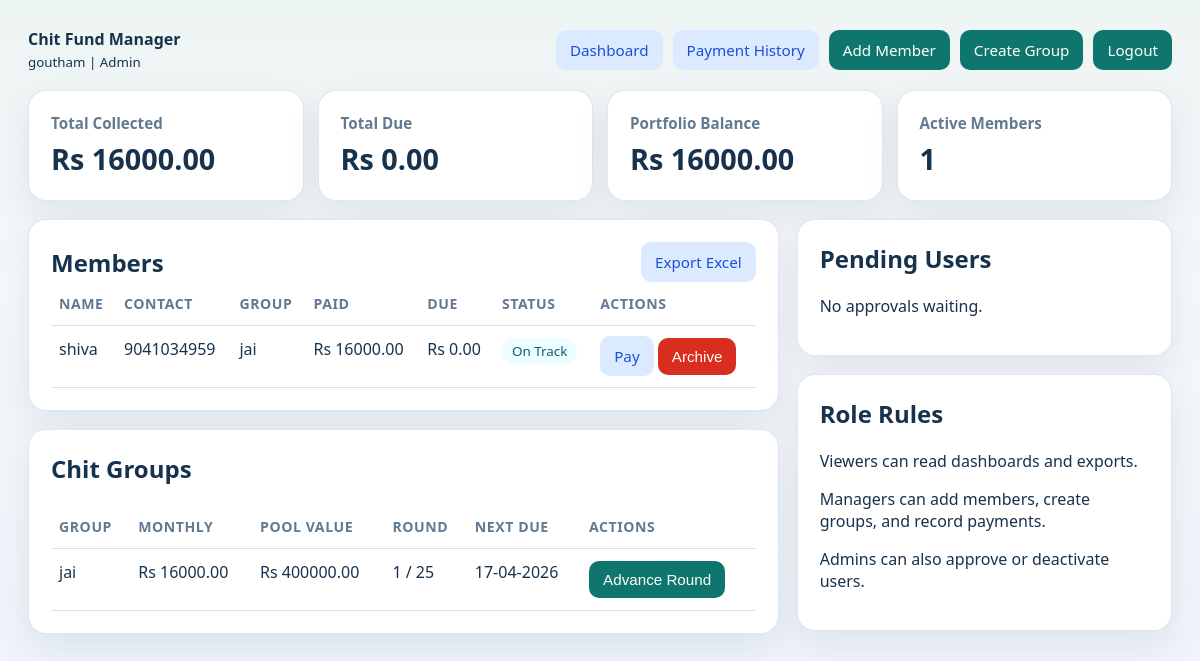
Screenshot of / (signed in) with the database file from the repository.
### gou_app/models.py (models this page shows)
class AuditMixin:
    created_at = db.Column(db.DateTime, nullable=False, default=utcnow)
    updated_at = db.Column(db.DateTime, nullable=False, default=utcnow, onupdate=utcnow)
    created_by = db.Column(db.Integer, nullable=True)
    updated_by = db.Column(db.Integer, nullable=True)
    deleted = db.Column(db.Boolean, nullable=False, default=False)

class User(UserMixin, db.Model, AuditMixin):
    id = db.Column(db.Integer, primary_key=True)
    username = db.Column(db.String(80), unique=True, nullable=False)
    email = db.Column(db.String(255), unique=True, nullable=False)
    password_hash = db.Column(db.String(255), nullable=False)
    role = db.Column(db.String(20), nullable=False, default="Viewer")
    is_approved = db.Column(db.Boolean, nullable=False, default=False)
    __table_args__ = (Index("ix_user_username", "username"),)

class Member(db.Model, AuditMixin):
    id = db.Column(db.Integer, primary_key=True)
    name = db.Column(db.String(100), nullable=False)
    email = db.Column(db.String(255), nullable=True)
    phone = db.Column(db.String(20), nullable=True)
    total_amount = db.Column(db.Numeric(10, 2), nullable=False)
    paid_amount = db.Column(db.Numeric(10, 2), nullable=False, default=Decimal("0.00"))
    group_id = db.Column(db.Integer, db.ForeignKey("chit_group.id"), nullable=True)
    group = db.relationship("ChitGroup", back_populates="members")
    payments = db.relationship("Payment", back_populates="member", lazy="select", cascade="all, delete-orphan")
    __table_args__ = (
        Index("ix_member_phone", "phone"),
        Index("ix_member_deleted", "deleted"),
    )
    @property
    def due_amount(self) -> float:
        return round(float(self.total_amount) - float(self.paid_amount), 2)
    @property
    def is_overdue(self) -> bool:
        if not self.group:
            return self.due_amount > 0
        expected = min(
            float(self.group.monthly_amount) * max(self.group.current_round, 1),
            float(self.total_amount),
        )
        return float(self.paid_amount) + 0.01 < expected

class ChitGroup(db.Model, AuditMixin):
    id = db.Column(db.Integer, primary_key=True)
    name = db.Column(db.String(120), unique=True, nullable=False)
    monthly_amount = db.Column(db.Numeric(10, 2), nullable=False)
    total_members = db.Column(db.Integer, nullable=False)
    start_date = db.Column(db.Date, nullable=False)
    current_round = db.Column(db.Integer, nullable=False, default=1)
    members = db.relationship("Member", back_populates="group", lazy="select")
    schedules = db.relationship(
        "InstallmentSchedule",
        back_populates="group",
        lazy="select",
        cascade="all, delete-orphan",
        order_by="InstallmentSchedule.round_number",
    )
    @property
    def pool_value(self) -> float:
        return round(float(self.monthly_amount) * self.total_members, 2)
    @property
    def current_due_date(self):
        if 1 <= self.current_round <= len(self.schedules):
            return self.schedules[self.current_round - 1].due_date
        return None

class InstallmentSchedule(db.Model, AuditMixin):
    id = db.Column(db.Integer, primary_key=True)
    group_id = db.Column(db.Integer, db.ForeignKey("chit_group.id"), nullable=False)
    round_number = db.Column(db.Integer, nullable=False)
    due_date = db.Column(db.Date, nullable=False)
    expected_amount = db.Column(db.Numeric(10, 2), nullable=False)
    group = db.relationship("ChitGroup", back_populates="schedules")
    __table_args__ = (Index("ix_schedule_group_round", "group_id", "round_number", unique=True),)

### gou_app/blueprints/core.py (the view)
@core_bp.route("/")
@login_required
def dashboard():
    members = Member.query.filter_by(deleted=False).order_by(Member.name).all()
    groups = ChitGroup.query.filter_by(deleted=False).order_by(ChitGroup.name).all()
    pending_users = []
    if current_user.role == "Admin":
        pending_users = User.query.filter_by(is_approved=False, deleted=False).order_by(User.created_at.asc()).all()
    total_paid = round(sum(float(member.paid_amount) for member in members), 2)
    total_due = round(sum(member.due_amount for member in members), 2)
    action_form = EmptyForm()
    round_forms = {group.id: RoundForm(next_round=str(min(group.current_round + 1, group.total_members))) for group in groups}
    return render_template(
        "dashboard.html",
        members=members,
        groups=groups,
        pending_users=pending_users,
        total_paid=total_paid,
        total_due=total_due,
        action_form=action_form,
        round_forms=round_forms,
    )

### gou_app/models.py (called while the page is built)
@login_manager.user_loader
def load_user(user_id: str) -> User | None:
    return User.query.filter_by(id=int(user_id), deleted=False).first()

### templates/dashboard.html (shortened to what this page needs)
{% extends "base.html" %}
{% block content %}
<div class="grid">
    <div class="card stat">
        <h3>Total Collected</h3>
        <strong>Rs {{ "%.2f"|format(total_paid) }}</strong>
    </div>
    <div class="card stat">
        <h3>Total Due</h3>
        <strong>Rs {{ "%.2f"|format(total_due) }}</strong>
    </div>
    <div class="card stat">
        <h3>Portfolio Balance</h3>
        <strong>Rs {{ "%.2f"|format(total_paid + total_due) }}</strong>
    </div>
    <div class="card stat">
        <h3>Active Members</h3>
        <strong>{{ members|length }}</strong>
    </div>
</div>
<div class="split">
    <div>
        <div class="card">
            <div style="display: flex; justify-content: space-between; align-items: center; gap: 12px;">
                <h2 style="margin: 0;">Members</h2>
                <a class="button secondary" href="{{ url_for('payments.export_excel') }}">Export Excel</a>
            </div>
            <table>
                <tr>
                    <th>Name</th>
                    <th>Contact</th>
                    <th>Group</th>
                    <th>Paid</th>
                    <th>Due</th>
                    <th>Status</th>
                    <th>Actions</th>
                </tr>
                {% for member in members %}
                <tr>
                    <td>{{ member.name }}</td>
                    <td>{{ member.phone or member.email or "-" }}</td>
                    <td>{{ member.group.name if member.group else "Unassigned" }}</td>
                    <td>Rs {{ "%.2f"|format(member.paid_amount) }}</td>
                    <td>Rs {{ "%.2f"|format(member.due_amount) }}</td>
                    <td>
                        <span class="pill {{ 'overdue' if member.is_overdue else '' }}">
                            {{ "Overdue" if member.is_overdue else "On Track" }}
                        </span>
                    </td>
                    <td>
                        {% if current_user.role in ['Admin', 'Manager'] %}
                        <a class="button secondary" href="{{ url_for('payments.make_payment', member_id=member.id) }}">Pay</a>
                        <form class="inline" method="post" action="{{ url_for('members.delete_member', member_id=member.id) }}">
                            <button class="danger" type="submit">Archive</button>
                        </form>
                        {% else %}
                        Read only
                        {% endif %}
                    </td>
                </tr>
                {% else %}
                <tr><td colspan="7">No members yet.</td></tr>
                {% endfor %}
            </table>
        </div>
        <div class="card">
            <h2 style="margin-top: 0;">Chit Groups</h2>
            <table>
                <tr>
                    <th>Group</th>
                    <th>Monthly</th>
                    <th>Pool Value</th>
                    <th>Round</th>
                    <th>Next Due</th>
                    <th>Actions</th>
                </tr>
                {% for group in groups %}
                <tr>
                    <td>{{ group.name }}</td>
                    <td>Rs {{ "%.2f"|format(group.monthly_amount) }}</td>
                    <td>Rs {{ "%.2f"|format(group.pool_value) }}</td>
                    <td>{{ group.current_round }} / {{ group.total_members }}</td>
                    <td>{{ group.current_due_date.strftime('%d-%m-%Y') if group.current_due_date else '-' }}</td>
                    <td>
                        {% if current_user.role in ['Admin', 'Manager'] and group.current_round < group.total_members %}
                        <form class="inline" method="post" action="{{ url_for('members.advance_round', group_id=group.id) }}">
                            <button type="submit">Advance Round</button>
                        </form>
                        {% else %}
                        Current
                        {% endif %}
                    </td>
                </tr>
                {% else %}
                <tr><td colspan="6">No groups created yet.</td></tr>
                {% endfor %}
            </table>
        </div>
    </div>
    <div>
        {% if current_user.role == 'Admin' %}
        <div class="card">
            <h2 style="margin-top: 0;">Pending Users</h2>
            {% for user in pending_users %}
            <div style="padding: 10px 0; border-bottom: 1px solid var(--line);">
                <strong>{{ user.username }}</strong><br>
                <small>{{ user.email }} | {{ user.role }}</small><br><br>
                <form class="inline" method="post" action="{{ url_for('auth.approve_user', user_id=user.id) }}">
                    {{ action_form.hidden_tag() }}
                    <button type="submit">Approve</button>
                </form>
                <form class="inline" method="post" action="{{ url_for('auth.delete_user', user_id=user.id) }}">
                    {{ action_form.hidden_tag() }}
                    <button class="danger" type="submit">Delete</button>
                </form>
            </div>
            {% else %}
            <p>No approvals waiting.</p>
            {% endfor %}
        </div>
        {% endif %}
        <div class="card">
            <h2 style="margin-top: 0;">Role Rules</h2>
            <p>Viewers can read dashboards and exports.</p>
            <p>Managers can add members, create groups, and record payments.</p>
            <p>Admins can also approve or deactivate users.</p>
        </div>
    </div>
</div>
{% endblock %}

### templates/base.html (shortened to what this page needs)
<!doctype html>
<html lang="en">
<head>
</head>
<body>
    <div class="page">
        {% if current_user.is_authenticated %}
        <div class="nav">
            <div>
                <strong>Chit Fund Manager</strong><br>
                <small>{{ current_user.username }} | {{ current_user.role }}</small>
            </div>
            <div class="nav-links">
                <a class="button secondary" href="{{ url_for('core.dashboard') }}">Dashboard</a>
                <a class="button secondary" href="{{ url_for('payments.history') }}">Payment History</a>
                {% if current_user.role in ['Admin', 'Manager'] %}
                <a class="button" href="{{ url_for('members.add_member') }}">Add Member</a>
                <a class="button" href="{{ url_for('members.create_group') }}">Create Group</a>
                {% endif %}
                <a class="button" href="{{ url_for('auth.logout') }}">Logout</a>
            </div>
        </div>
        {% endif %}
        {% block content %}{% endblock %}
    </div>
</body>
</html>

### templates/base.html (style rules this page uses)
:root { --bg: #f4f7fb; --panel: #ffffff; --ink: #17324d; --muted: #617a91; --brand: #0f766e; --brand-dark: #115e59; --danger: #b42318; --danger-bg: #fef3f2; --success: #027a48; --success-bg: #ecfdf3; --warning: #b54708; --warning-bg: #fffaeb; --line: #d6e2ee; }
* { box-sizing: border-box; }
body { margin: 0; font-family: "Segoe UI", Tahoma, Geneva, Verdana, sans-serif; background: linear-gradient(180deg, #edf5f3 0%, var(--bg) 40%, #eef4fb 100%); color: var(--ink); }
.page { max-width: 1180px; margin: 0 auto; padding: 28px 18px 56px; }
.card { background: var(--panel); border-radius: 18px; padding: 22px; box-shadow: 0 14px 36px rgba(15, 23, 42, 0.08); border: 1px solid rgba(214, 226, 238, 0.8); margin-bottom: 18px; }
.nav { display: flex; justify-content: space-between; align-items: center; gap: 12px; margin-bottom: 18px; }
.nav-links { display: flex; gap: 10px; flex-wrap: wrap; }
a.button, button, input[type="submit"] { background: var(--brand); color: #fff; border: none; border-radius: 10px; padding: 10px 14px; text-decoration: none; cursor: pointer; font-size: 0.95rem; }
a.button.secondary, button.secondary { background: #dbeafe; color: #1d4ed8; }
button.danger { background: #d92d20; }
form.inline { display: inline; }
.grid { display: grid; grid-template-columns: repeat(auto-fit, minmax(220px, 1fr)); gap: 14px; }
.stat h3 { margin: 0 0 6px; font-size: 0.95rem; color: var(--muted); }
.stat strong { font-size: 1.8rem; }
table { width: 100%; border-collapse: collapse; }
th, td { border-bottom: 1px solid var(--line); padding: 12px 8px; text-align: left; vertical-align: top; }
th { color: var(--muted); font-size: 0.88rem; text-transform: uppercase; letter-spacing: 0.04em; }
.pill { display: inline-block; border-radius: 999px; padding: 4px 10px; font-size: 0.84rem; background: #ecfeff; color: #155e75; }
.split { display: grid; grid-template-columns: 2fr 1fr; gap: 18px; }

### rows the page displays
User: username "goutham", role "Admin"
Member: name "shiva", phone "9041034959", group "jai", paid_amount "16000.00", due_amount "0.00"
ChitGroup: monthly_amount+current_round "On Track", name "jai", monthly_amount "16000.00", pool_value "400000.00", current_round "1", total_members "25", current_due_date "17-04-2026"

### other values shown
{{ "%.2f"|format(total_paid) }} "16000.00"
{{ "%.2f"|format(total_due) }} "0.00"
{{ "%.2f"|format(total_paid + total_due) }} "16000.00"
{{ members|length }} "1"
